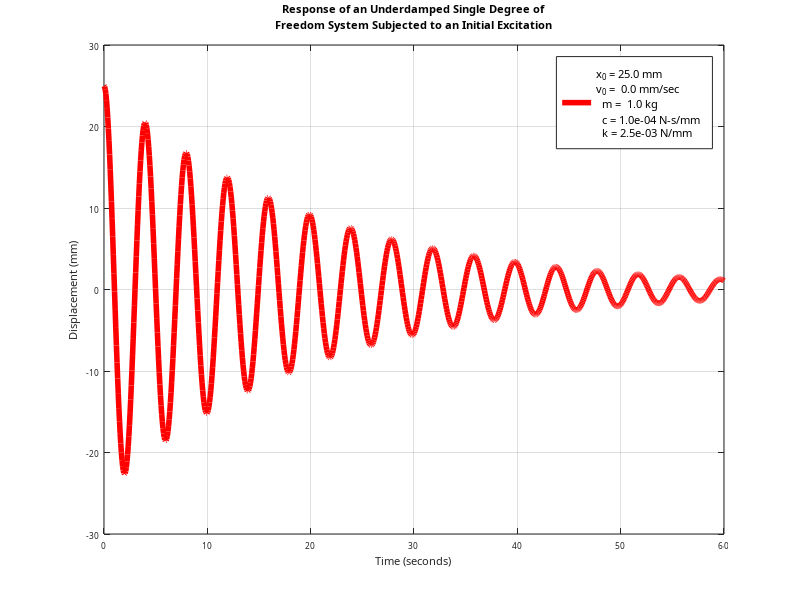

MATLAB code to generate this figure:
x0= 0.025; %m
v0= 0.000; %m/s
t = linspace(0,60,1000);
m = 1;     % kg
c = 0.1;   % N*sec/meter
k = 2.5;   % N/m

omega_n = sqrt(k/m)
zeta    = 0.5*c/m/omega_n

x = exp(-zeta*omega_n*t).*(x0*cos(sqrt(1-zeta^2)*omega_n*t) +...
   (v0+zeta*omega_n*x0)/sqrt(1-zeta^2)/omega_n*...
   (sin(sqrt(1-zeta^2)*omega_n*t)));

h=figure(1);
plot(t,x.*1000,'r-','LineWidth',4);
grid on;
FN = findall(h,'-property','FontName');
set(FN,'FontName','/Library/Fonts/Arial.ttf');
FS = findall(h,'-property','FontSize');
set(FS,'FontSize',6);
title(["Response of an Underdamped Single Degree of\n"...
      "Freedom System Subjected to an Initial Excitation"],...
      'FontName','/Library/fonts/Comic\ Sans\ MS.ttf',...
      'FontSize',8);
xlabel('Time (seconds)','FontSize',8);
ylabel('Displacement (mm)','FontSize',8);
L = legend(["x_0 = ", num2str(x0*1000,'%4.1f'), " mm    ",...
          "\nv_0 =  ", num2str(v0*1000,'%4.1f'), " mm/sec",...
          "\n  m =  ", num2str(m,'%4.1f'),       " kg    ",...
          "\n  c = ", num2str(c/1000,'%5.1e'),  " N-s/mm",...
          "\n  k = ", num2str(k/1000,'%5.1e'),  " N/mm  "])
FL1= findall(L,'-property','FontName');
FL2= findall(L,'-property','FontSize');
set(FL1,'FontName','/Library/Fonts/Courier\ New.ttf');
set(FL2,'FontSize',8);
H = 6; W = 8;
set(h,'PaperUnits','inches')
set(h,'PaperOrientation','portrait');
set(h,'PaperSize',[H,W])
set(h,'PaperPosition',[0,0,W,H])
print(h,'-dpng','-color','graph2.png');

